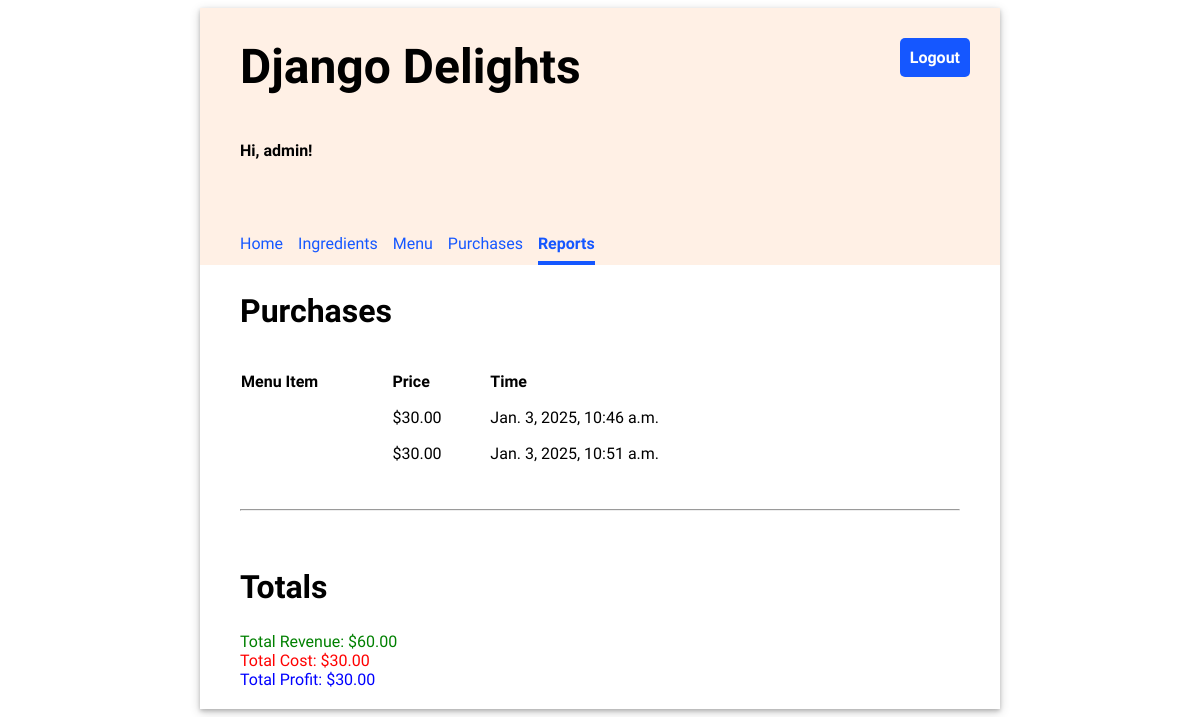
Screenshot of /reports (signed in) with the database file from the repository.
### inventory/models.py (models this page shows, shortened)
class Purchase(models.Model):
    menu_item = models.ForeignKey(MenuItem, on_delete=models.CASCADE)
    timestamp = models.DateTimeField(auto_now_add=True)

class MenuItem(models.Model):
    name = models.CharField(max_length=100, unique=True)
    price = models.FloatField(default=0.00)

### inventory/views.py (the view)
# urls.py: path('reports', views.ReportView.as_view(), name="reports")
class ReportView(LoginRequiredMixin, TemplateView):
    template_name = "inventory/reports.html"
    def get_context_data(self, **kwargs):
        context = super().get_context_data(**kwargs)
        context["purchases"] = Purchase.objects.all()
        revenue = Purchase.objects.aggregate(
            revenue=Sum("menu_item__price"))["revenue"]
        total_cost = 0
        for purchase in Purchase.objects.all():
            for recipe_requirement in purchase.menu_item.reciperequirement_set.all():
                total_cost += recipe_requirement.ingredient.price_per_unit * \
                    recipe_requirement.quantity
        context["revenue"] = revenue
        context["total_cost"] = total_cost
        context["profit"] = revenue - total_cost
        return context

### inventory/templates/inventory/reports.html (shortened to what this page needs)
{% extends 'base.html' %}
{% load static %}
{% block content %}
    <h2>Purchases</h2>
    <table class="inventory-table">
        <thead>
            <tr>
                <th>Menu Item</th>
                <th>Price</th>
                <th>Time</th>
            </tr>
        </thead>
        <tbody>
        {% for purchase in purchases %}
            <tr>
                <td>{{ purchase.menu_item.title }}</td>
                <td class="price">${{ purchase.menu_item.price|stringformat:".2f" }}</td>
                <td>{{ purchase.timestamp }}</td>
            </tr>
        {% endfor %}
        </tbody>
    </table>
    <hr/>
    <h2>Totals</h2>
    <div style="color: green;">Total Revenue: ${{ revenue|stringformat:".2f" }}</div>
    <div style="color: red;">Total Cost: ${{ total_cost|stringformat:".2f" }}</div>
    <div style="color: blue;">Total Profit: ${{ profit|stringformat:".2f" }}</div>
{% endblock %}

### inventory/templates/base.html (shortened to what this page needs)
{% load static %}
<!DOCTYPE html>
<html>
<head>
  <link rel="stylesheet" type="text/css" href="{% static 'inventory/style.css' %}" />
</head>
<body>
  <div class="app">
  <header>
    <div class="header-first-row">
      <h1 class="title">Django Delights</h1>
      {% if user.is_authenticated %}
      <a class="logout" href="/logout">Logout</a>
      {% endif %}
    </div>
    {% if user.is_authenticated %}
      <p>Hi, {{ user.username }}!</p>
      <nav class="navbar">
        {% url 'home' as home_url %}
        {% url 'ingredients' as ingredients_url %}
        {% url 'menu' as menu_url %}
        {% url 'purchases' as purchases_url %}
        {% url 'reports' as reports_url %}
        <a class="nav-item{% if request.path == home_url %} current-page{% endif %}" href="{% url 'home' %}">Home</a>
        <a class="nav-item{% if request.path == ingredients_url %} current-page{% endif %}" href="{% url 'ingredients' %}">Ingredients</a>
        <a class="nav-item{% if request.path == menu_url %} current-page{% endif %}" href="{% url 'menu' %}">Menu</a>
        <a class="nav-item{% if request.path == purchases_url %} current-page{% endif %}" href="{% url 'purchases' %}">Purchases</a>
        <a class="nav-item{% if request.path == reports_url %} current-page{% endif %}" href="{% url 'reports' %}">Reports</a>
      </nav>
    {% endif %}
  </header>
  <main>
    {% block content %}{% endblock %}
  </main>
  </div>
</body>
</html>

### inventory/static/inventory/style.css (style rules this page uses)
body { font-family: 'Oxygen', sans-serif; }
hr { margin: 30px 0; }
header { background-color: #FFF0E5; min-height: 200px; display: flex; align-items: center; flex-direction: column; align-items: flex-start; padding-left: 40px; }
main { display: flex; flex-direction: column; padding: 0 40px 20px 40px; justify-content: center; }
main h2 { font-size: 2em; }
.app { min-width: 800px; max-width: 60%; margin: 0 auto; box-shadow: 0 2px 4px 0 rgba(0, 0, 0, 0.2), 0 3px 10px 0 rgba(0, 0, 0, 0.19); }
.title { font-size: 3em; padding: 30px 0; margin: auto 0; }
header p { font-weight: bold; }
.navbar { margin-top: 50px; display: flex; width: 100%; }
.navbar a { text-decoration: none; padding: 8px 0; color: #1557FF; margin-right: 15px; }
.navbar a:hover, .navbar .current-page { border-bottom: solid 4px #1557FF; border-spacing: 0 15px; font-weight: bold; }
main table { text-align: left; border-collapse: separate; border-spacing: 0 15px; width: 80%; }
.header-first-row { width: 100%; display: flex; justify-content: space-between; }
.logout { height: max-content; text-align: center; text-decoration: none; border: 0px; background-color: #1557FF; border-radius: 5px; color: white; padding: 10px; font-weight: bold; margin: 30px; font-size: 1em; }
a { text-decoration: none; color: #1557FF; }

### rows the page displays
Purchase: menu_item.price "30.00", timestamp "Jan. 3, 2025, 10:46 a.m."
Purchase: menu_item.price "30.00", timestamp "Jan. 3, 2025, 10:51 a.m."

### other values shown
{{ user.username }} "admin"
{{ revenue|stringformat:".2f" }} "60.00"
{{ total_cost|stringformat:".2f" }} "30.00"
{{ profit|stringformat:".2f" }} "30.00"
